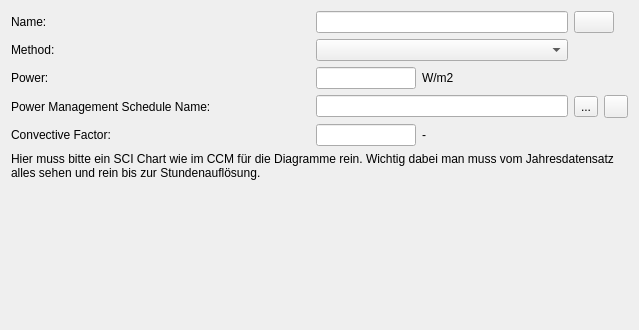
<?xml version="1.0" encoding="UTF-8"?>
<ui version="4.0">
 <class>SVDBInternalLoadsOtherEditWidget</class>
 <widget class="QWidget" name="SVDBInternalLoadsOtherEditWidget">
  <property name="geometry">
   <rect>
    <x>0</x>
    <y>0</y>
    <width>639</width>
    <height>330</height>
   </rect>
  </property>
  <property name="windowTitle">
   <string>Form</string>
  </property>
  <layout class="QGridLayout" name="gridLayoutMaster">
   <item row="0" column="0">
    <widget class="QLabel" name="labelDisplayName">
     <property name="minimumSize">
      <size>
       <width>0</width>
       <height>0</height>
      </size>
     </property>
     <property name="text">
      <string>Name:</string>
     </property>
    </widget>
   </item>
   <item row="0" column="2" colspan="2">
    <widget class="QtExt::LanguageStringEditWidget1" name="lineEditName"/>
   </item>
   <item row="0" column="4" colspan="2">
    <widget class="QtExt::ColorButton" name="pushButtonColor">
     <property name="sizePolicy">
      <sizepolicy hsizetype="Fixed" vsizetype="Fixed">
       <horstretch>0</horstretch>
       <verstretch>0</verstretch>
      </sizepolicy>
     </property>
    </widget>
   </item>
   <item row="1" column="0">
    <widget class="QLabel" name="labelCategory_2">
     <property name="minimumSize">
      <size>
       <width>0</width>
       <height>0</height>
      </size>
     </property>
     <property name="text">
      <string>Method:</string>
     </property>
    </widget>
   </item>
   <item row="2" column="0">
    <widget class="QLabel" name="labelOtherInput">
     <property name="text">
      <string>Power:</string>
     </property>
    </widget>
   </item>
   <item row="2" column="2">
    <widget class="QtExt::ValidatingLineEdit" name="lineEditPower">
     <property name="maximumSize">
      <size>
       <width>100</width>
       <height>16777215</height>
      </size>
     </property>
    </widget>
   </item>
   <item row="2" column="3">
    <widget class="QLabel" name="labelOtherInputUnit">
     <property name="text">
      <string>W/m2</string>
     </property>
    </widget>
   </item>
   <item row="3" column="0" colspan="2">
    <widget class="QLabel" name="labelDisplayName_2">
     <property name="minimumSize">
      <size>
       <width>0</width>
       <height>0</height>
      </size>
     </property>
     <property name="text">
      <string>Power Management Schedule Name:</string>
     </property>
    </widget>
   </item>
   <item row="3" column="2" colspan="2">
    <widget class="QLineEdit" name="lineEditManagementScheduleName">
     <property name="readOnly">
      <bool>true</bool>
     </property>
    </widget>
   </item>
   <item row="3" column="4">
    <widget class="QToolButton" name="toolButtonSelectSchedule">
     <property name="text">
      <string>...</string>
     </property>
    </widget>
   </item>
   <item row="3" column="5">
    <widget class="QToolButton" name="toolButtonRemovePowerManagementSchedule">
     <property name="icon">
      <iconset resource="../resources/SIM-VICUS.qrc">
       <normaloff>:/gfx/actions/24x24/minus.png</normaloff>:/gfx/actions/24x24/minus.png</iconset>
     </property>
    </widget>
   </item>
   <item row="4" column="0" colspan="2">
    <widget class="QLabel" name="labelConvectiveFactor">
     <property name="text">
      <string>Convective Factor:</string>
     </property>
    </widget>
   </item>
   <item row="4" column="2">
    <widget class="QtExt::ValidatingLineEdit" name="lineEditConvectiveFactor">
     <property name="maximumSize">
      <size>
       <width>100</width>
       <height>16777215</height>
      </size>
     </property>
    </widget>
   </item>
   <item row="4" column="3">
    <widget class="QLabel" name="labelConvectiveFactorUnit">
     <property name="text">
      <string>-</string>
     </property>
    </widget>
   </item>
   <item row="5" column="0" colspan="6">
    <widget class="QLabel" name="label">
     <property name="text">
      <string>Hier muss bitte ein SCI Chart wie im CCM für die Diagramme rein. Wichtig dabei man muss vom Jahresdatensatz alles sehen und rein bis zur Stundenauflösung.</string>
     </property>
     <property name="wordWrap">
      <bool>true</bool>
     </property>
    </widget>
   </item>
   <item row="6" column="1">
    <spacer name="verticalSpacer">
     <property name="orientation">
      <enum>Qt::Vertical</enum>
     </property>
     <property name="sizeHint" stdset="0">
      <size>
       <width>20</width>
       <height>30</height>
      </size>
     </property>
    </spacer>
   </item>
   <item row="1" column="2" colspan="2">
    <widget class="QComboBox" name="comboBoxMethod"/>
   </item>
  </layout>
 </widget>
 <customwidgets>
  <customwidget>
   <class>QtExt::ValidatingLineEdit</class>
   <extends>QLineEdit</extends>
   <header location="global">QtExt_ValidatingLineEdit.h</header>
   <slots>
    <signal>editingFinishedSuccessfully()</signal>
   </slots>
  </customwidget>
  <customwidget>
   <class>QtExt::ColorButton</class>
   <extends>QPushButton</extends>
   <header location="global">QtExt_ColorButton.h</header>
  </customwidget>
  <customwidget>
   <class>QtExt::LanguageStringEditWidget1</class>
   <extends>QLineEdit</extends>
   <header location="global">QtExt_LanguageStringEditWidget1.h</header>
   <container>1</container>
  </customwidget>
 </customwidgets>
 <resources>
  <include location="../resources/SIM-VICUS.qrc"/>
 </resources>
 <connections/>
</ui>
